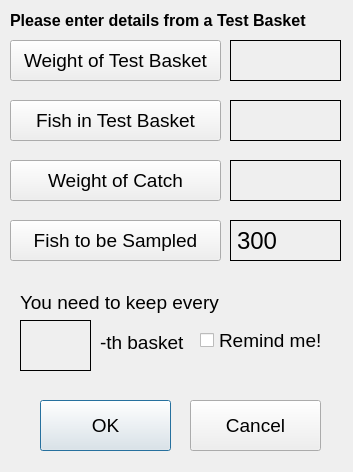
<ui version="4.0" >
 <class>subcalcDlg</class>
 <widget class="QDialog" name="subcalcDlg" >
  <property name="geometry" >
   <rect>
    <x>0</x>
    <y>0</y>
    <width>353</width>
    <height>472</height>
   </rect>
  </property>
  <property name="windowTitle" >
   <string>subsample calculator</string>
  </property>
  <widget class="QLabel" name="answerLabel" >
   <property name="geometry" >
    <rect>
     <x>20</x>
     <y>320</y>
     <width>71</width>
     <height>51</height>
    </rect>
   </property>
   <property name="font" >
    <font>
     <pointsize>20</pointsize>
    </font>
   </property>
   <property name="autoFillBackground" >
    <bool>true</bool>
   </property>
   <property name="frameShape" >
    <enum>QFrame::Box</enum>
   </property>
   <property name="frameShadow" >
    <enum>QFrame::Plain</enum>
   </property>
   <property name="text" >
    <string/>
   </property>
  </widget>
  <widget class="QLabel" name="numLabel" >
   <property name="geometry" >
    <rect>
     <x>230</x>
     <y>100</y>
     <width>111</width>
     <height>41</height>
    </rect>
   </property>
   <property name="font" >
    <font>
     <pointsize>18</pointsize>
    </font>
   </property>
   <property name="autoFillBackground" >
    <bool>true</bool>
   </property>
   <property name="frameShape" >
    <enum>QFrame::Box</enum>
   </property>
   <property name="text" >
    <string/>
   </property>
  </widget>
  <widget class="QLabel" name="catchWtLabel" >
   <property name="geometry" >
    <rect>
     <x>230</x>
     <y>160</y>
     <width>111</width>
     <height>41</height>
    </rect>
   </property>
   <property name="font" >
    <font>
     <pointsize>18</pointsize>
    </font>
   </property>
   <property name="autoFillBackground" >
    <bool>true</bool>
   </property>
   <property name="frameShape" >
    <enum>QFrame::Box</enum>
   </property>
   <property name="text" >
    <string/>
   </property>
  </widget>
  <widget class="QLabel" name="wtLabel" >
   <property name="geometry" >
    <rect>
     <x>230</x>
     <y>40</y>
     <width>111</width>
     <height>41</height>
    </rect>
   </property>
   <property name="font" >
    <font>
     <pointsize>18</pointsize>
    </font>
   </property>
   <property name="autoFillBackground" >
    <bool>true</bool>
   </property>
   <property name="frameShape" >
    <enum>QFrame::Box</enum>
   </property>
   <property name="text" >
    <string/>
   </property>
  </widget>
  <widget class="QLabel" name="samplenumLabel" >
   <property name="geometry" >
    <rect>
     <x>230</x>
     <y>220</y>
     <width>111</width>
     <height>41</height>
    </rect>
   </property>
   <property name="font" >
    <font>
     <pointsize>18</pointsize>
    </font>
   </property>
   <property name="autoFillBackground" >
    <bool>true</bool>
   </property>
   <property name="frameShape" >
    <enum>QFrame::Box</enum>
   </property>
   <property name="text" >
    <string>300</string>
   </property>
  </widget>
  <widget class="QPushButton" name="okBtn" >
   <property name="geometry" >
    <rect>
     <x>40</x>
     <y>400</y>
     <width>131</width>
     <height>51</height>
    </rect>
   </property>
   <property name="font" >
    <font>
     <pointsize>14</pointsize>
    </font>
   </property>
   <property name="text" >
    <string>OK</string>
   </property>
  </widget>
  <widget class="QCheckBox" name="remindCheck" >
   <property name="enabled" >
    <bool>true</bool>
   </property>
   <property name="geometry" >
    <rect>
     <x>200</x>
     <y>320</y>
     <width>141</width>
     <height>41</height>
    </rect>
   </property>
   <property name="font" >
    <font>
     <pointsize>14</pointsize>
    </font>
   </property>
   <property name="text" >
    <string>Remind me!</string>
   </property>
  </widget>
  <widget class="QPushButton" name="wtBtn" >
   <property name="geometry" >
    <rect>
     <x>10</x>
     <y>40</y>
     <width>211</width>
     <height>41</height>
    </rect>
   </property>
   <property name="font" >
    <font>
     <pointsize>14</pointsize>
    </font>
   </property>
   <property name="text" >
    <string>Weight of Test Basket</string>
   </property>
  </widget>
  <widget class="QPushButton" name="numBtn" >
   <property name="geometry" >
    <rect>
     <x>10</x>
     <y>100</y>
     <width>211</width>
     <height>41</height>
    </rect>
   </property>
   <property name="font" >
    <font>
     <pointsize>14</pointsize>
    </font>
   </property>
   <property name="text" >
    <string>Fish in Test Basket</string>
   </property>
  </widget>
  <widget class="QPushButton" name="catchWtBtn" >
   <property name="geometry" >
    <rect>
     <x>10</x>
     <y>160</y>
     <width>211</width>
     <height>41</height>
    </rect>
   </property>
   <property name="font" >
    <font>
     <pointsize>14</pointsize>
    </font>
   </property>
   <property name="text" >
    <string>Weight of Catch</string>
   </property>
  </widget>
  <widget class="QPushButton" name="samplenumBtn" >
   <property name="geometry" >
    <rect>
     <x>10</x>
     <y>220</y>
     <width>211</width>
     <height>41</height>
    </rect>
   </property>
   <property name="font" >
    <font>
     <pointsize>14</pointsize>
    </font>
   </property>
   <property name="text" >
    <string>Fish to be Sampled</string>
   </property>
  </widget>
  <widget class="QLabel" name="label" >
   <property name="geometry" >
    <rect>
     <x>20</x>
     <y>290</y>
     <width>211</width>
     <height>24</height>
    </rect>
   </property>
   <property name="font" >
    <font>
     <pointsize>14</pointsize>
    </font>
   </property>
   <property name="text" >
    <string>You need to keep every </string>
   </property>
  </widget>
  <widget class="QLabel" name="label_2" >
   <property name="geometry" >
    <rect>
     <x>100</x>
     <y>330</y>
     <width>211</width>
     <height>24</height>
    </rect>
   </property>
   <property name="font" >
    <font>
     <pointsize>14</pointsize>
    </font>
   </property>
   <property name="text" >
    <string>-th basket</string>
   </property>
  </widget>
  <widget class="QLabel" name="label_3" >
   <property name="geometry" >
    <rect>
     <x>10</x>
     <y>10</y>
     <width>323</width>
     <height>20</height>
    </rect>
   </property>
   <property name="font" >
    <font>
     <pointsize>12</pointsize>
     <weight>75</weight>
     <bold>true</bold>
    </font>
   </property>
   <property name="text" >
    <string>Please enter details from a Test Basket</string>
   </property>
  </widget>
  <widget class="QPushButton" name="cancelBtn" >
   <property name="geometry" >
    <rect>
     <x>190</x>
     <y>400</y>
     <width>131</width>
     <height>51</height>
    </rect>
   </property>
   <property name="font" >
    <font>
     <pointsize>14</pointsize>
    </font>
   </property>
   <property name="text" >
    <string>Cancel</string>
   </property>
  </widget>
 </widget>
 <resources/>
 <connections/>
</ui>
